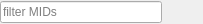
<?xml version="1.0" encoding="UTF-8"?>
<ui version="4.0">
 <class>SearchBox</class>
 <widget class="QWidget" name="SearchBox">
  <property name="geometry">
   <rect>
    <x>0</x>
    <y>0</y>
    <width>203</width>
    <height>24</height>
   </rect>
  </property>
  <property name="sizePolicy">
   <sizepolicy hsizetype="MinimumExpanding" vsizetype="Fixed">
    <horstretch>0</horstretch>
    <verstretch>0</verstretch>
   </sizepolicy>
  </property>
  <property name="minimumSize">
   <size>
    <width>200</width>
    <height>0</height>
   </size>
  </property>
  <property name="windowTitle">
   <string>Form</string>
  </property>
  <layout class="QHBoxLayout" name="horizontalLayout">
   <property name="spacing">
    <number>1</number>
   </property>
   <property name="leftMargin">
    <number>0</number>
   </property>
   <property name="topMargin">
    <number>0</number>
   </property>
   <property name="rightMargin">
    <number>0</number>
   </property>
   <property name="bottomMargin">
    <number>0</number>
   </property>
   <item>
    <widget class="QLineEdit" name="edit">
     <property name="sizePolicy">
      <sizepolicy hsizetype="Expanding" vsizetype="Fixed">
       <horstretch>0</horstretch>
       <verstretch>0</verstretch>
      </sizepolicy>
     </property>
     <property name="toolTip">
      <string>Enter search term(s) and press enter to start searching</string>
     </property>
     <property name="placeholderText">
      <string>filter MIDs</string>
     </property>
    </widget>
   </item>
   <item>
    <widget class="QPushButton" name="button">
     <property name="toolTip">
      <string>Clears search terms</string>
     </property>
     <property name="text">
      <string/>
     </property>
     <property name="icon">
      <iconset resource="GSmix.qrc">
       <normaloff>:/Icons/remove.png</normaloff>:/Icons/remove.png</iconset>
     </property>
     <property name="flat">
      <bool>true</bool>
     </property>
    </widget>
   </item>
  </layout>
 </widget>
 <resources>
  <include location="GSmix.qrc"/>
 </resources>
 <connections/>
</ui>
